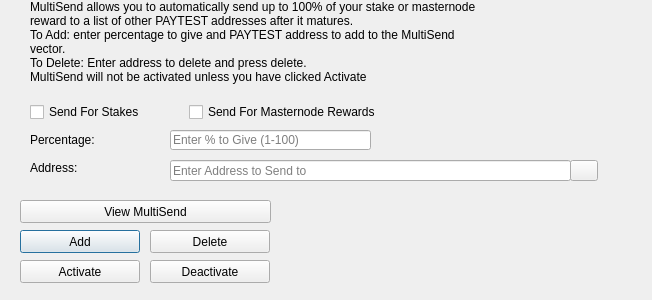
<?xml version="1.0" encoding="UTF-8"?>
<ui version="4.0">
 <class>MultiSendDialog</class>
 <widget class="QDialog" name="MultiSendDialog">
  <property name="windowModality">
   <enum>Qt::NonModal</enum>
  </property>
  <property name="geometry">
   <rect>
    <x>0</x>
    <y>0</y>
    <width>652</width>
    <height>300</height>
   </rect>
  </property>
  <property name="windowTitle">
   <string>MultiSend</string>
  </property>
  <widget class="QLineEdit" name="multiSendPercentEdit">
   <property name="geometry">
    <rect>
     <x>170</x>
     <y>130</y>
     <width>201</width>
     <height>20</height>
    </rect>
   </property>
   <property name="toolTip">
    <string>Enter whole numbers 1 - 100</string>
   </property>
   <property name="placeholderText">
    <string>Enter % to Give (1-100)</string>
   </property>
  </widget>
  <widget class="QLineEdit" name="multiSendAddressEdit">
   <property name="geometry">
    <rect>
     <x>170</x>
     <y>160</y>
     <width>401</width>
     <height>21</height>
    </rect>
   </property>
   <property name="toolTip">
    <string/>
   </property>
   <property name="placeholderText">
    <string>Enter Address to Send to</string>
   </property>
  </widget>
  <widget class="QLabel" name="label_2">
   <property name="geometry">
    <rect>
     <x>30</x>
     <y>0</y>
     <width>451</width>
     <height>121</height>
    </rect>
   </property>
   <property name="lineWidth">
    <number>1</number>
   </property>
   <property name="text">
    <string>MultiSend allows you to automatically send up to 100% of your stake or masternode reward to a list of other PAYTEST addresses after it matures.
To Add: enter percentage to give and PAYTEST address to add to the MultiSend vector.
To Delete: Enter address to delete and press delete.
MultiSend will not be activated unless you have clicked Activate</string>
   </property>
   <property name="alignment">
    <set>Qt::AlignLeading|Qt::AlignLeft|Qt::AlignTop</set>
   </property>
   <property name="wordWrap">
    <bool>true</bool>
   </property>
  </widget>
  <widget class="QLabel" name="message">
   <property name="geometry">
    <rect>
     <x>290</x>
     <y>200</y>
     <width>351</width>
     <height>91</height>
    </rect>
   </property>
   <property name="text">
    <string/>
   </property>
  </widget>
  <widget class="QPushButton" name="addButton">
   <property name="geometry">
    <rect>
     <x>20</x>
     <y>230</y>
     <width>120</width>
     <height>23</height>
    </rect>
   </property>
   <property name="toolTip">
    <string/>
   </property>
   <property name="statusTip">
    <string>Add to MultiSend Vector</string>
   </property>
   <property name="text">
    <string>Add</string>
   </property>
  </widget>
  <widget class="QPushButton" name="disableButton">
   <property name="geometry">
    <rect>
     <x>150</x>
     <y>260</y>
     <width>120</width>
     <height>23</height>
    </rect>
   </property>
   <property name="statusTip">
    <string>Deactivate MultiSend</string>
   </property>
   <property name="text">
    <string>Deactivate</string>
   </property>
  </widget>
  <widget class="QPushButton" name="addressBookButton">
   <property name="geometry">
    <rect>
     <x>570</x>
     <y>160</y>
     <width>28</width>
     <height>21</height>
    </rect>
   </property>
   <property name="toolTip">
    <string>Choose an address from the address book</string>
   </property>
   <property name="text">
    <string/>
   </property>
   <property name="icon">
    <iconset resource="../paytest.qrc">
     <normaloff>:/icons/address-book</normaloff>:/icons/address-book</iconset>
   </property>
   <property name="shortcut">
    <string>Alt+A</string>
   </property>
   <property name="autoDefault">
    <bool>false</bool>
   </property>
  </widget>
  <widget class="QLabel" name="label">
   <property name="geometry">
    <rect>
     <x>30</x>
     <y>130</y>
     <width>121</width>
     <height>20</height>
    </rect>
   </property>
   <property name="toolTip">
    <string>Percentage of stake to send</string>
   </property>
   <property name="text">
    <string>Percentage:</string>
   </property>
  </widget>
  <widget class="QLabel" name="label_5">
   <property name="geometry">
    <rect>
     <x>30</x>
     <y>160</y>
     <width>111</width>
     <height>16</height>
    </rect>
   </property>
   <property name="toolTip">
    <string>Address to send portion of stake to</string>
   </property>
   <property name="text">
    <string>Address:</string>
   </property>
  </widget>
  <widget class="QPushButton" name="deleteButton">
   <property name="geometry">
    <rect>
     <x>150</x>
     <y>230</y>
     <width>120</width>
     <height>23</height>
    </rect>
   </property>
   <property name="toolTip">
    <string/>
   </property>
   <property name="statusTip">
    <string>Delete Address From MultiSend Vector</string>
   </property>
   <property name="text">
    <string>Delete</string>
   </property>
  </widget>
  <widget class="QPushButton" name="activateButton">
   <property name="geometry">
    <rect>
     <x>20</x>
     <y>260</y>
     <width>120</width>
     <height>23</height>
    </rect>
   </property>
   <property name="statusTip">
    <string>Activate MultiSend</string>
   </property>
   <property name="text">
    <string>Activate</string>
   </property>
  </widget>
  <widget class="QPushButton" name="viewButton">
   <property name="geometry">
    <rect>
     <x>20</x>
     <y>200</y>
     <width>251</width>
     <height>23</height>
    </rect>
   </property>
   <property name="toolTip">
    <string/>
   </property>
   <property name="statusTip">
    <string>View MultiSend Vector</string>
   </property>
   <property name="text">
    <string>View MultiSend</string>
   </property>
  </widget>
  <widget class="QWidget" name="horizontalLayoutWidget">
   <property name="geometry">
    <rect>
     <x>30</x>
     <y>100</y>
     <width>351</width>
     <height>24</height>
    </rect>
   </property>
   <layout class="QHBoxLayout" name="horizontalLayout">
    <item>
     <widget class="QCheckBox" name="multiSendStakeCheckBox">
      <property name="text">
       <string>Send For Stakes</string>
      </property>
     </widget>
    </item>
    <item>
     <widget class="QCheckBox" name="multiSendMasternodeCheckBox">
      <property name="text">
       <string>Send For Masternode Rewards</string>
      </property>
     </widget>
    </item>
   </layout>
  </widget>
 </widget>
 <resources>
  <include location="../paytest.qrc"/>
 </resources>
 <connections/>
</ui>
